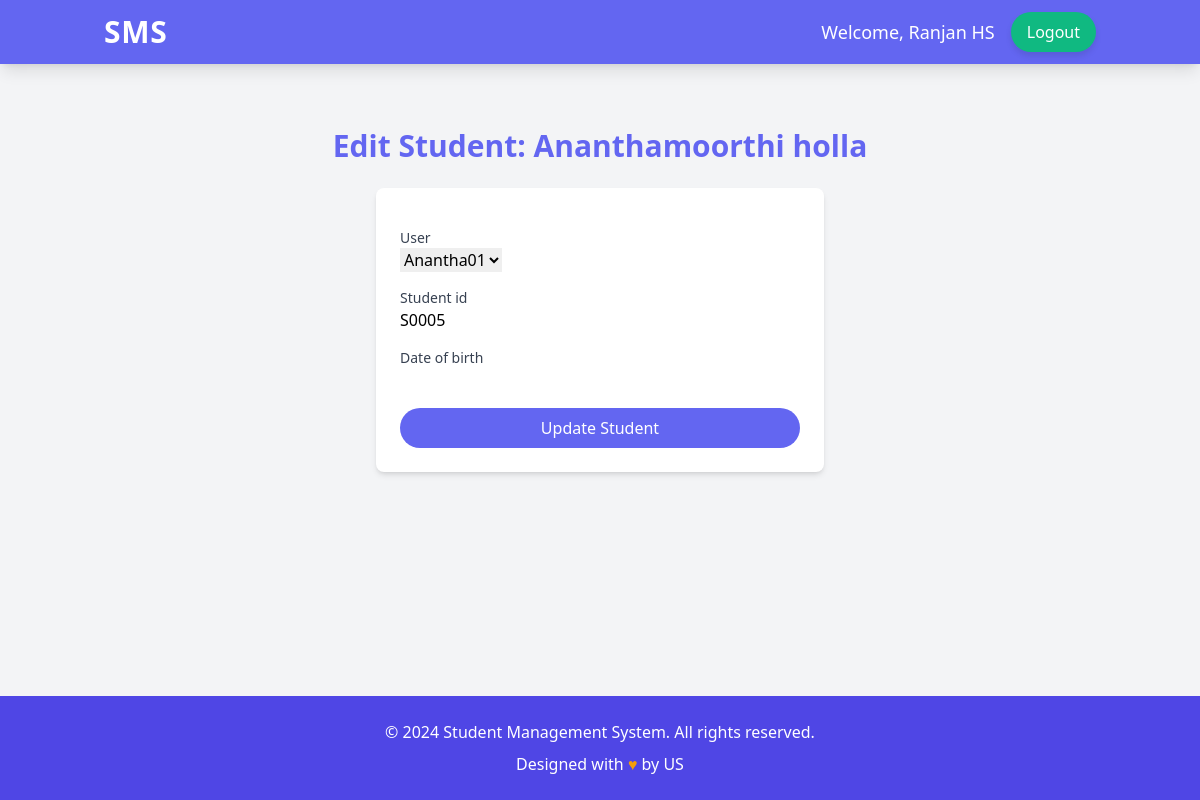
/edit_student/S0005/ (signed in), run on the app's committed database.
### users/models.py (models this page shows, shortened)
class User(AbstractUser):
    USER_TYPE_CHOICES = (
        (1, 'Student'),
        (2, 'Teacher'),
        (3, 'Admin'),
    )
    user_type = models.PositiveSmallIntegerField(choices=USER_TYPE_CHOICES, default=3)
    def __str__(self):
        return self.username

class Student(models.Model):
    user = models.OneToOneField(User, on_delete=models.CASCADE, primary_key=True)
    student_id = models.CharField(max_length=20, unique=True)
    date_of_birth = models.DateField(null=True, blank=True)

### core/views.py (the view)
# urls.py: path('edit_student/<str:student_id>/', views.edit_student, name='edit_student'),
@login_required
@user_passes_test(is_teacher)
def edit_student(request, student_id):
    student = get_object_or_404(Student, student_id=student_id)
    if request.method == 'POST':
        form = StudentForm(request.POST, instance=student)
        if form.is_valid():
            form.save()
            messages.success(request, f'Student {student.user.get_full_name()} updated successfully')
            return redirect('teacher_dashboard')
    else:
        form = StudentForm(instance=student)
    return render(request, 'core/edit_student.html', {'form': form, 'student': student})

### core/forms.py
class StudentForm(forms.ModelForm):
    user = forms.ModelChoiceField(queryset=User.objects.filter(user_type=1), label="User")
    class Meta:
        model = Student
        fields = ['user', 'student_id', 'date_of_birth']

### core/views.py (called while the page is built)
def is_teacher(user):
    return user.user_type == 2

### templates/core/edit_student.html (shortened to what this page needs)
{% extends 'base.html' %}
{% block content %}
<div class="container mx-auto px-4 py-8">
    <h1 class="text-3xl font-bold mb-6 text-center text-primary">Edit Student: {{ student.user.get_full_name }}</h1>
    <div class="max-w-md mx-auto bg-white rounded-lg shadow-md p-6">
        <form method="post" class="space-y-4">
            {% for field in form %}
                <div>
                    <label for="{{ field.id_for_label }}" class="block text-sm font-medium text-gray-700">{{ field.label }}</label>
                    {{ field }}
                </div>
            {% endfor %}
            <div>
                <button type="submit" class="w-full bg-primary text-white px-4 py-2 rounded-full hover:bg-primary-dark transition duration-300">Update Student</button>
            </div>
        </form>
    </div>
</div>
{% endblock %}

### templates/base.html (shortened to what this page needs)
<!DOCTYPE html>
<html lang="en">
<head>
    <script src="https://cdn.tailwindcss.com"></script>
</head>
<body class="bg-gray-100 min-h-screen flex flex-col" onload="hideLoader()">
    <nav class="bg-primary text-white shadow-lg">
        <div class="container mx-auto px-4 py-3 flex justify-between items-center">
            <a href="#" class="text-3xl font-semibold tracking-wide">SMS</a>
            {% if user.is_authenticated %}
                <div class="flex items-center space-x-4">
                    <span class="text-lg">Welcome, {{ user.get_full_name }}</span>
                    <a href="{% url 'logout' %}" class="bg-secondary text-white px-4 py-2 rounded-full hover:bg-secondary-dark transition duration-300 hover-shadow">Logout</a>
                </div>
            {% endif %}
        </div>
    </nav>
    <main class="flex-grow container mx-auto mt-8 px-4">
        {% block content %}{% endblock %}
    </main>
    <footer class="bg-primary-dark text-white py-6 mt-8">
        <div class="container mx-auto text-center">
            <p>&copy; 2024 Student Management System. All rights reserved.</p>
            <p class="mt-2">Designed with <span class="text-accent">♥</span> by US</p>
        </div>
    </footer>
</body>
</html>

### templates/base.html (style rules this page uses)
:root { --color-primary: #6366F1; --color-primary-dark: #4F46E5; --color-secondary: #10B981; --color-secondary-dark: #059669; --color-accent: #F59E0B; --color-accent-dark: #D97706; }
.bg-primary { background-color: var(--color-primary); }
.bg-primary-dark { background-color: var(--color-primary-dark); }
.bg-secondary { background-color: var(--color-secondary); }
.text-primary { color: var(--color-primary); }
.text-accent { color: var(--color-accent); }
.hover-shadow { box-shadow: 0 4px 6px rgba(0, 0, 0, 0.1); transition: all 0.3s ease-in-out; }

### data on the page
User: get_full_name "Ranjan HS"
Student: user.get_full_name "Ananthamoorthi holla", form "Anantha01" "S0005"

### other printed values
{{ field.label }} "User" "Student id" "Date of birth"
